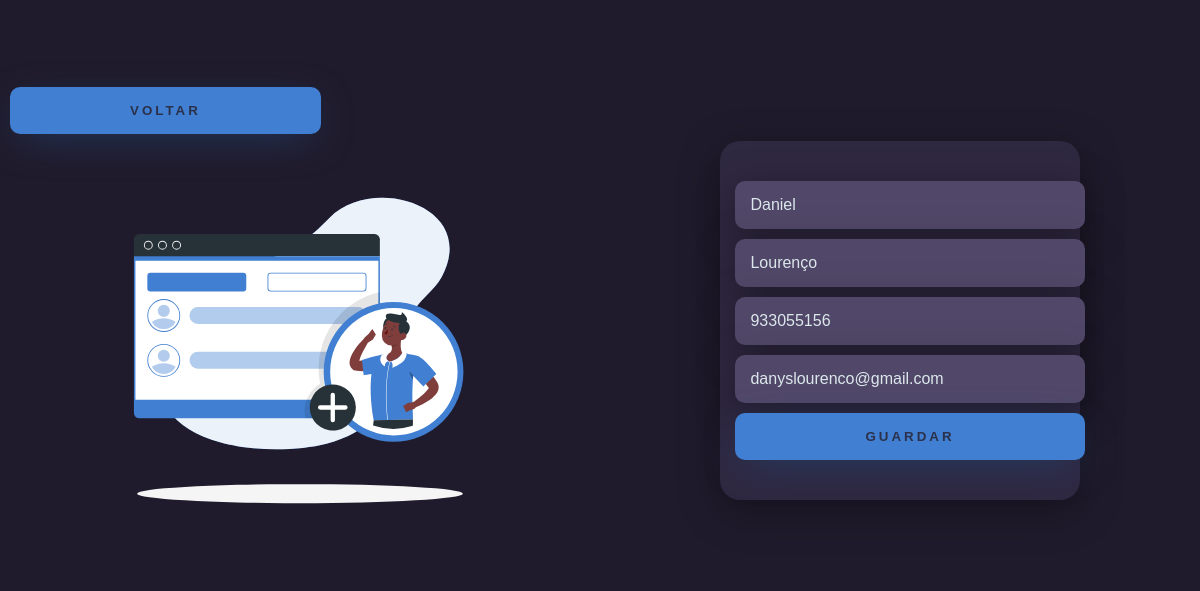
Page /clientes/editcliente/933055156 on the committed database.
### app/models.py (models this page shows, shortened)
class Cliente(models.Model):
    nome = models.CharField(max_length=100)
    apelido = models.CharField(max_length=100)
    telemovel = models.CharField(max_length=14, primary_key=True)
    email = models.EmailField(max_length=100)
    perm = models.CharField(max_length=50, default='cliente')

### app/views.py (the view)
# urls.py: path('clientes/editcliente/<str:telemovel>',editcliente, name='edit-cliente'),
def editcliente(request,telemovel):
    edit = get_object_or_404(Cliente,pk=telemovel)
    if(request.method =='POST'):
        edit.nome = request.POST.get('nome')
        edit.apelido = request.POST.get('apelido')
        edit.telemovel = request.POST.get('telemovel')
        edit.email = request.POST.get('email')
        edit.save()
        return redirect('/clientes')
    else:
        return render(request,'editcliente.html', {'edit':edit})

### app/templates/editcliente.html (shortened to what this page needs)
<!DOCTYPE html>
<html lang="en">
<head>
    {% load static %}
    <link rel="stylesheet" href="{% static 'style_cliente.css' %}">
</head>
<body>
    <div class="main-login">
        <div class="left-login">
            <div class="btn-voltar">
                <form action="{% url 'url_clientes' %}">
                    <button class="btn-login">Voltar</button>
                </form>
            </div>
            <img src="{% static 'add_client.svg' %}" class= "left-login-image" alt="Animated login image">
        </div>
        <div class="right-login">
            <div class="card-login">
                <form method="POST">
                <div class="textfield">
                    <input type="text" name="nome" placeholder="Nome" , value="{{edit.nome}}">
                </div>
                <div class="textfield">
                    <input type="text" name="apelido" placeholder="Apelido", value="{{edit.apelido}}">
                </div>
                <div class="textfield">
                    <input type="text" name="telemovel" placeholder="Telemóvel", value="{{edit.telemovel}}">
                </div>
                <div class="textfield">
                    <input type="text" name="email" placeholder="Email", value="{{edit.email}}">
                </div>
                <div class="textfield">
                    <button class="btn-login" type="submit">GUARDAR</button>
                </div>
            </form>
            </div>
        </div>
    </div>
</body>
</html>

### app/static/style_cliente.css (style rules this page uses)
body { margin: 0; background: #201b2c; }
body * { box-sizing: border-box; font-family : Arial, Helvetica, sans-serif; }
.main-login { width: 100vw; height: 80vh; display: flex; justify-content: center; align-items: center; }
.left-login { width: 50%; height: 100vh; display: flex; justify-content: center; align-items: center; flex-direction: column; }
.textfield > input { width: 100%; border: none; border-radius: 10px; padding: 15px; background: #514869; color: #f0ffffde; font-size: 12pt; box-shadow: 0px 10px 40px #00000056; outline: none; box-sizing: border-box; }
.left-login-image { width: 35vw; }
.right-login { width: 50vw; height: 100vh; display: flex; justify-content: center; align-items: center; }
.card-login { width: 60%; display: flex; justify-content: center; align-items: center; flex-direction: column; padding: 30px 35px; background: #2f2841; border-radius: 20px; box-shadow: 0px 10px 40px #00000056; }
.textfield { width: 100%; display: flex; flex-direction: column; align-items: flex-start; justify-content: center; margin: 10px 10px; }
.btn-login { width: 100%; padding: 16px 120px; margin: 0px 0px; border: none; border-radius: 10px; outline: none; text-transform: uppercase; font-weight: 800; letter-spacing: 3px; color: #2b314b; background: #407fd1; cursor: pointer; box-shadow: 0 10px 40px -12px #214472; }
.btn-voltar { width: 100%; padding: 0px 10px; display: flex; flex-direction: column; align-items: flex-start; justify-content: center; margin: 10px 10px; }

### rows in the picture
Cliente: nome "Daniel", apelido "Lourenço", telemovel "933055156", email "danyslourenco@gmail.com"
